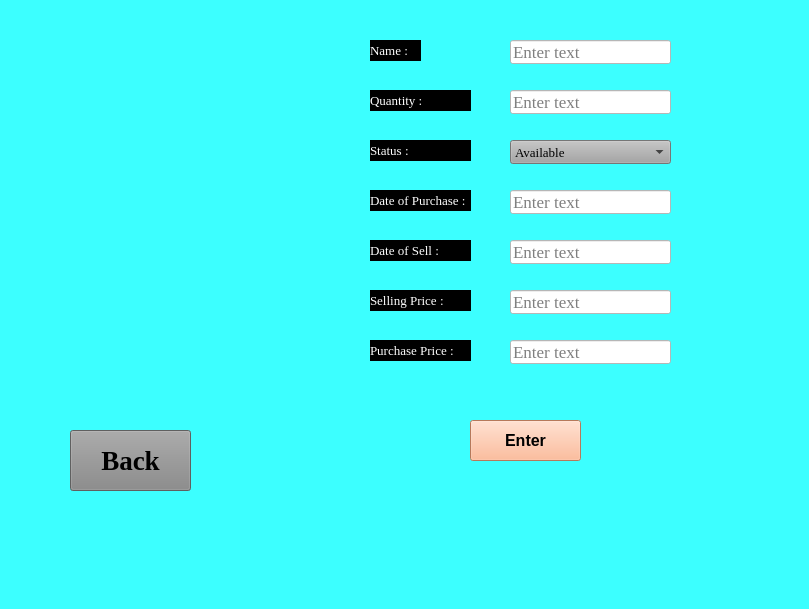
    <widget class="QWidget" name="Additem_page">
     <property name="styleSheet">
      <string notr="true">
background-color: rgb(60, 255, 255);</string>
     </property>
     <widget class="QLineEdit" name="additem_name_input">
      <property name="geometry">
       <rect>
        <x>510</x>
        <y>40</y>
        <width>161</width>
        <height>24</height>
       </rect>
      </property>
      <property name="font">
       <font>
        <family>Times New Roman</family>
        <pointsize>13</pointsize>
        <bold>false</bold>
       </font>
      </property>
      <property name="styleSheet">
       <string notr="true">background-color: rgb(255, 255, 255);</string>
      </property>
      <property name="text">
       <string/>
      </property>
      <property name="placeholderText">
       <string>Enter text</string>
      </property>
     </widget>
     <widget class="QLabel" name="additem_name_txt">
      <property name="geometry">
       <rect>
        <x>370</x>
        <y>40</y>
        <width>51</width>
        <height>21</height>
       </rect>
      </property>
      <property name="font">
       <font>
        <family>Times New Roman</family>
        <pointsize>10</pointsize>
        <bold>false</bold>
       </font>
      </property>
      <property name="styleSheet">
       <string notr="true">border-color: rgb(0, 0, 0);
color: rgb(255, 255, 255);
background-color: rgb(0, 0, 0);</string>
      </property>
      <property name="text">
       <string>Name :</string>
      </property>
     </widget>
     <widget class="QLabel" name="additem_quantity_txt">
      <property name="geometry">
       <rect>
        <x>370</x>
        <y>90</y>
        <width>101</width>
        <height>21</height>
       </rect>
      </property>
      <property name="font">
       <font>
        <family>Times New Roman</family>
        <pointsize>10</pointsize>
        <bold>false</bold>
       </font>
      </property>
      <property name="styleSheet">
       <string notr="true">border-color: rgb(0, 0, 0);
color: rgb(255, 255, 255);
background-color: rgb(0, 0, 0);</string>
      </property>
      <property name="text">
       <string>Quantity :</string>
      </property>
     </widget>
     <widget class="QLabel" name="additem_status_txt">
      <property name="geometry">
       <rect>
        <x>370</x>
        <y>140</y>
        <width>101</width>
        <height>21</height>
       </rect>
      </property>
      <property name="font">
       <font>
        <family>Times New Roman</family>
        <pointsize>10</pointsize>
        <bold>false</bold>
       </font>
      </property>
      <property name="styleSheet">
       <string notr="true">
background-color: rgb(0, 0, 0);
color: rgb(255, 255, 255);</string>
      </property>
      <property name="text">
       <string>Status :</string>
      </property>
     </widget>
     <widget class="QLabel" name="additem_dateofpur_txt">
      <property name="geometry">
       <rect>
        <x>370</x>
        <y>190</y>
        <width>101</width>
        <height>21</height>
       </rect>
      </property>
      <property name="font">
       <font>
        <family>Times New Roman</family>
        <pointsize>10</pointsize>
        <bold>false</bold>
       </font>
      </property>
      <property name="styleSheet">
       <string notr="true">background-color: rgb(0, 0, 0);
color: rgb(255, 255, 255);</string>
      </property>
      <property name="text">
       <string>Date of Purchase :</string>
      </property>
     </widget>
     <widget class="QLabel" name="additem_dateofsell_txt">
      <property name="geometry">
       <rect>
        <x>370</x>
        <y>240</y>
        <width>101</width>
        <height>21</height>
       </rect>
      </property>
      <property name="font">
       <font>
        <family>Times New Roman</family>
        <pointsize>10</pointsize>
        <bold>false</bold>
       </font>
      </property>
      <property name="styleSheet">
       <string notr="true">background-color: rgb(0, 0, 0);
color: rgb(255, 255, 255);</string>
      </property>
      <property name="text">
       <string>Date of Sell :</string>
      </property>
     </widget>
     <widget class="QLabel" name="additem_sellingprice_txt">
      <property name="geometry">
       <rect>
        <x>370</x>
        <y>290</y>
        <width>101</width>
        <height>21</height>
       </rect>
      </property>
      <property name="font">
       <font>
        <family>Times New Roman</family>
        <pointsize>10</pointsize>
        <bold>false</bold>
       </font>
      </property>
      <property name="styleSheet">
       <string notr="true">background-color: rgb(0, 0, 0);
color: rgb(255, 255, 255);
</string>
      </property>
      <property name="text">
       <string>Selling Price :</string>
      </property>
     </widget>
     <widget class="QLabel" name="additem_purchaseprice_txt">
      <property name="geometry">
       <rect>
        <x>370</x>
        <y>340</y>
        <width>101</width>
        <height>21</height>
       </rect>
      </property>
      <property name="font">
       <font>
        <family>Times New Roman</family>
        <pointsize>10</pointsize>
        <bold>false</bold>
       </font>
      </property>
      <property name="styleSheet">
       <string notr="true">background-color: rgb(0, 0, 0);
color: rgb(255, 255, 255)</string>
      </property>
      <property name="text">
       <string>Purchase Price :</string>
      </property>
     </widget>
     <widget class="QLineEdit" name="additem_quantity_input">
      <property name="geometry">
       <rect>
        <x>510</x>
        <y>90</y>
        <width>161</width>
        <height>24</height>
       </rect>
      </property>
      <property name="font">
       <font>
        <family>Times New Roman</family>
        <pointsize>13</pointsize>
        <bold>false</bold>
       </font>
      </property>
      <property name="styleSheet">
       <string notr="true">background-color: rgb(255, 255, 255);</string>
      </property>
      <property name="placeholderText">
       <string>Enter text</string>
      </property>
     </widget>
     <widget class="QLineEdit" name="additem_dateofpurches_input">
      <property name="geometry">
       <rect>
        <x>510</x>
        <y>190</y>
        <width>161</width>
        <height>24</height>
       </rect>
      </property>
      <property name="font">
       <font>
        <family>Times New Roman</family>
        <pointsize>13</pointsize>
        <bold>false</bold>
       </font>
      </property>
      <property name="styleSheet">
       <string notr="true">background-color: rgb(255, 255, 255);</string>
      </property>
      <property name="placeholderText">
       <string>Enter text</string>
      </property>
     </widget>
     <widget class="QLineEdit" name="additem_dateofsell_input">
      <property name="geometry">
       <rect>
        <x>510</x>
        <y>240</y>
        <width>161</width>
        <height>24</height>
       </rect>
      </property>
      <property name="font">
       <font>
        <family>Times New Roman</family>
        <pointsize>13</pointsize>
        <bold>false</bold>
       </font>
      </property>
      <property name="styleSheet">
       <string notr="true">background-color: rgb(255, 255, 255);</string>
      </property>
      <property name="placeholderText">
       <string>Enter text</string>
      </property>
     </widget>
     <widget class="QLineEdit" name="additem_sellingprice_input">
      <property name="geometry">
       <rect>
        <x>510</x>
        <y>290</y>
        <width>161</width>
        <height>24</height>
       </rect>
      </property>
      <property name="font">
       <font>
        <family>Times New Roman</family>
        <pointsize>13</pointsize>
        <bold>false</bold>
       </font>
      </property>
      <property name="styleSheet">
       <string notr="true">background-color: rgb(255, 255, 255);</string>
      </property>
      <property name="placeholderText">
       <string>Enter text</string>
      </property>
     </widget>
     <widget class="QLineEdit" name="additem_purchesprice_input">
      <property name="geometry">
       <rect>
        <x>510</x>
        <y>340</y>
        <width>161</width>
        <height>24</height>
       </rect>
      </property>
      <property name="font">
       <font>
        <family>Times New Roman</family>
        <pointsize>13</pointsize>
        <bold>false</bold>
       </font>
      </property>
      <property name="styleSheet">
       <string notr="true">background-color: rgb(255, 255, 255);</string>
      </property>
      <property name="placeholderText">
       <string>Enter text</string>
      </property>
     </widget>
     <widget class="QComboBox" name="additem_combo_box">
      <property name="geometry">
       <rect>
        <x>510</x>
        <y>140</y>
        <width>161</width>
        <height>24</height>
       </rect>
      </property>
      <property name="font">
       <font>
        <family>Times New Roman</family>
        <pointsize>10</pointsize>
        <bold>false</bold>
       </font>
      </property>
      <property name="styleSheet">
       <string notr="true">color: rgb(0, 0, 0);
background-color: rgb(165, 165, 165);</string>
      </property>
      <item>
       <property name="text">
        <string>Available</string>
       </property>
      </item>
      <item>
       <property name="text">
        <string>Sold</string>
       </property>
      </item>
     </widget>
     <widget class="QPushButton" name="additem_back_button">
      <property name="geometry">
       <rect>
        <x>70</x>
        <y>430</y>
        <width>121</width>
        <height>61</height>
       </rect>
      </property>
      <property name="font">
       <font>
        <family>Times New Roman</family>
        <pointsize>20</pointsize>
        <bold>true</bold>
       </font>
      </property>
      <property name="styleSheet">
       <string notr="true">background-color: rgb(135, 135, 135);</string>
      </property>
      <property name="text">
       <string>Back</string>
      </property>
     </widget>
     <widget class="QPushButton" name="additem_enterbutton">
      <property name="geometry">
       <rect>
        <x>470</x>
        <y>420</y>
        <width>111</width>
        <height>41</height>
       </rect>
      </property>
      <property name="font">
       <font>
        <family>Segoe UI</family>
        <pointsize>12</pointsize>
        <bold>true</bold>
       </font>
      </property>
      <property name="styleSheet">
       <string notr="true">background-color: rgb(255, 170, 127);
color:rgb(0, 0, 0)</string>
      </property>
      <property name="text">
       <string>Enter</string>
      </property>
     </widget>
     <widget class="QLabel" name="additem_label">
      <property name="geometry">
       <rect>
        <x>0</x>
        <y>0</y>
        <width>800</width>
        <height>600</height>
       </rect>
      </property>
      <property name="text">
       <string/>
      </property>
      <property name="pixmap">
       <pixmap resource="ABCD.qrc">:/pic/pic/abbb.jpeg</pixmap>
      </property>
      <property name="scaledContents">
       <bool>true</bool>
      </property>
     </widget>
     <zorder>additem_label</zorder>
     <zorder>additem_back_button</zorder>
     <zorder>additem_quantity_input</zorder>
     <zorder>additem_purchaseprice_txt</zorder>
     <zorder>additem_dateofpur_txt</zorder>
     <zorder>additem_purchesprice_input</zorder>
     <zorder>additem_dateofsell_input</zorder>
     <zorder>additem_name_input</zorder>
     <zorder>additem_sellingprice_input</zorder>
     <zorder>additem_quantity_txt</zorder>
     <zorder>additem_dateofsell_txt</zorder>
     <zorder>additem_dateofpurches_input</zorder>
     <zorder>additem_sellingprice_txt</zorder>
     <zorder>additem_enterbutton</zorder>
     <zorder>additem_combo_box</zorder>
     <zorder>additem_name_txt</zorder>
     <zorder>additem_status_txt</zorder>
    </widget>
